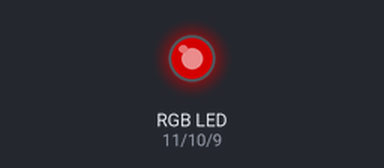
This sketch was run on a simulated Arduino Uno, built with avr-gcc and run on an emulated ATmega328P. On the bench: an RGB LED mixed from three pins (HIGH = lit). Dim RGB values are drawn brighter than linear.

Above: at 0.05 s.
At 1.5 s:
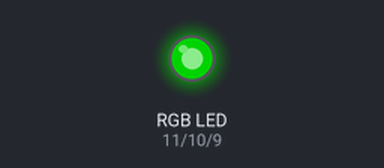
At 2.25 s:
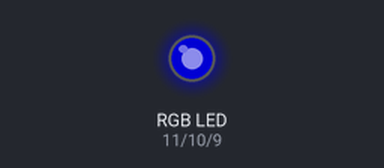
At 3.0 s:
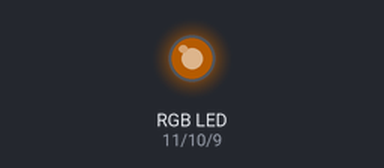
At 4.0 s:
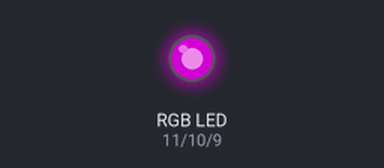
At 6.0 s:
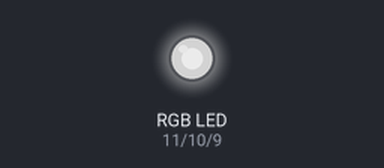
Timing chart, 0 to 7.8 s (numbered marks = the images above):
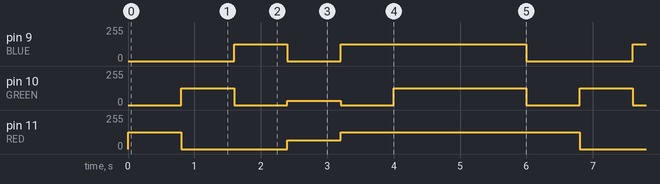

Measured:
- by itself, pin 9 (BLUE): repeats every 6.0 s: 0/255 0.80 s, 125/255 2.8 s, 0/255 1.6 s, 125/255 0.80 s
- by itself, pin 10 (GREEN): repeats every 6.0 s: 0/255 0.80 s, 32/255 0.80 s, 0/255 0.80 s, 125/255 2.0 s, 0/255 0.80 s, 125/255 0.80 s
- by itself, pin 11 (RED): repeats every 6.0 s: 0/255 1.6 s, 64/255 0.80 s, 125/255 3.6 s

The sketch:

RGB_LIGHT_INDICTATOR.ino
```cpp
int RED = 11;
int GREEN = 10;
int BLUE = 9;

void setup() {
  // put your setup code here, to run once:
  pinMode(RED, OUTPUT);
  pinMode(GREEN, OUTPUT);
  pinMode(BLUE, OUTPUT);
}

void RGB_color(int red_val, int green_val, int blue_val) {
  analogWrite(RED, red_val);
  analogWrite(GREEN, green_val);
  analogWrite(BLUE, blue_val);
}

void loop() {
  RGB_color(125, 0, 0); // Red
  delay(800);
  RGB_color(0, 125, 0); // Green
  delay(800);
  RGB_color(0, 0, 125); // Blue
  delay(800);
  RGB_color(64, 32, 0); // yellow
  delay(800);
  RGB_color(125, 0, 125); // purple
  delay(800);
  RGB_color(125, 125, 125); // white
  delay(2000);
}
```
